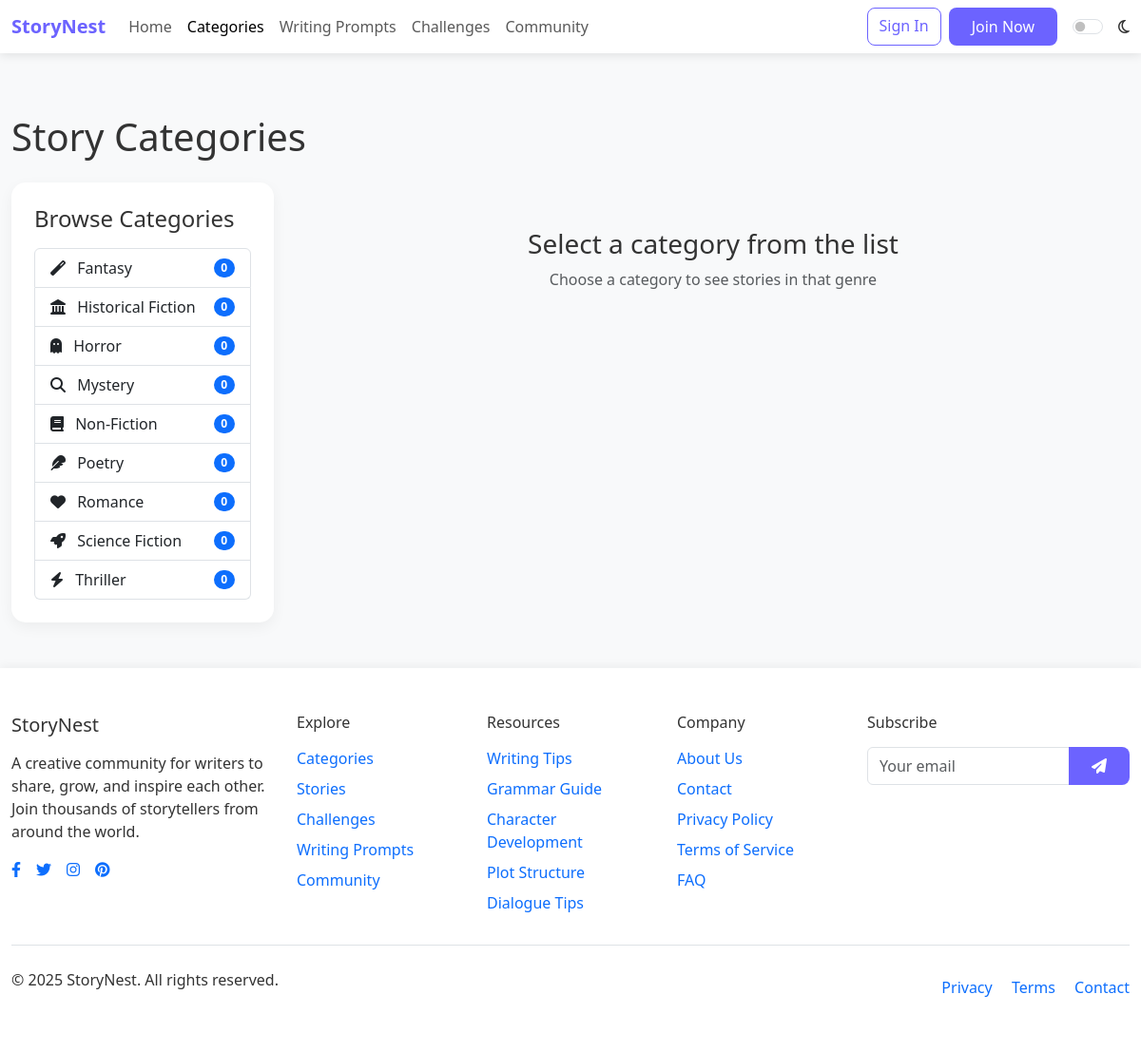
/categories.php, run on the app's committed database.
### tables this page shows
CREATE TABLE IF NOT EXISTS categories (
    id INT PRIMARY KEY AUTO_INCREMENT,
    name VARCHAR(50) NOT NULL,
    description TEXT,
    icon VARCHAR(50)
);

### categories.php (the view, shortened to what this page needs)
<?php
require_once "config.php";
try {
    $stmt = $conn->prepare("
        SELECT c.*, COUNT(s.id) as story_count
        FROM categories c
        LEFT JOIN stories s ON c.id = s.category_id AND s.status = 'published'
        GROUP BY c.id
        ORDER BY c.name
    ");
    $stmt->execute();
    $categories = $stmt->fetchAll();
} catch(PDOException $e) {
    $categories = [];
}
$selected_category = null;
$category_stories = [];
include_once "includes/header.php";
?>
<div class="container py-5">
    <h1 class="mb-4">Story Categories</h1>
    <div class="row">
        <div class="col-lg-3">
            <div class="sidebar-container">
                <h4 class="mb-3">Browse Categories</h4>
                <div class="list-group">
                    <?php foreach ($categories as $category): ?>
                        <a href="categories.php?id=<?php echo $category['id']; ?>" class="list-group-item list-group-item-action d-flex justify-content-between align-items-center <?php echo (isset($selected_category) && $selected_category['id'] == $category['id']) ? 'active' : ''; ?>">
                            <div>
                                <i class="fas <?php echo htmlspecialchars($category['icon']); ?> me-2"></i>
                                <?php echo htmlspecialchars($category['name']); ?>
                            </div>
                            <span class="badge bg-primary rounded-pill"><?php echo $category['story_count']; ?></span>
                        </a>
                    <?php endforeach; ?>
                </div>
            </div>
        </div>
        <div class="col-lg-9">
            <?php if ($selected_category): ?>
                <div class="editor-container">
                    <div class="d-flex align-items-center mb-4">
                        <div class="category-icon me-3">
                            <i class="fas <?php echo htmlspecialchars($selected_category['icon']); ?>"></i>
                        </div>
                        <div>
                            <h2 class="mb-1"><?php echo htmlspecialchars($selected_category['name']); ?></h2>
                            <p class="text-muted mb-0"><?php echo htmlspecialchars($selected_category['description']); ?></p>
                        </div>
                    </div>
                    <hr>
                    <?php if (count($category_stories) > 0): ?>
                        <div class="row">
                            <?php foreach ($category_stories as $story): ?>
                                <div class="col-md-6 mb-4">
                                    <div class="card h-100">
                                        <div class="card-body">
                                            <h5 class="card-title"><?php echo htmlspecialchars($story['title']); ?></h5>
                                            <p class="story-meta mb-3">
                                                <span class="me-3"><i class="fas fa-user me-1"></i> <?php echo htmlspecialchars($story['display_name'] ?: $story['username']); ?></span>
                                                <span><i class="fas fa-calendar me-1"></i> <?php echo date('M j, Y', strtotime($story['created_at'])); ?></span>
                                            </p>
                                            <p class="card-text"><?php echo htmlspecialchars(substr(strip_tags($story['excerpt'] ?: $story['content']), 0, 120) . '...'); ?></p>
                                        </div>
                                        <div class="card-footer bg-transparent border-0">
                                            <div class="d-flex justify-content-between align-items-center">
                                                <a href="story.php?id=<?php echo $story['id']; ?>" class="btn btn-sm btn-outline-primary">Read</a>
                                                <div>
                                                    <span class="me-2"><i class="fas fa-heart me-1"></i> <?php echo $story['likes_count']; ?></span>
                                                    <span><i class="fas fa-comment me-1"></i> <?php echo $story['comments_count']; ?></span>
                                                </div>
                                            </div>
                                        </div>
                                    </div>
                                </div>
                            <?php endforeach; ?>
                        </div>
                    <?php else: ?>
                        <div class="text-center py-5">
                            <div class="mb-3">
                                <i class="fas fa-book-open text-muted" style="font-size: 3rem;"></i>
                            </div>
                            <h4>No stories in this category yet</h4>
                            <p class="text-muted">Be the first to publish a story in this category!</p>
                            <?php if (isLoggedIn()): ?>
                                <a href="create-story.php" class="btn btn-primary mt-2">Write a Story</a>
                            <?php else: ?>
                                <a href="login.php" class="btn btn-primary mt-2">Sign In to Write</a>
                            <?php endif; ?>
                        </div>
                    <?php endif; ?>
                </div>
            <?php else: ?>
                <div class="text-center py-5">
                    <h3>Select a category from the list</h3>
                    <p class="text-muted">Choose a category to see stories in that genre</p>
                </div>
            <?php endif; ?>
        </div>
    </div>
</div>
<?php
include_once "includes/footer.php";
?>

### assets/css/darkmode.css (style rules this page uses)
:root { --primary-color: #6c63ff; --secondary-color: #f9f9fa; --text-color: #333; --light-text: #777; --accent-color: #ff6584; --bg-color: #ffffff; --card-bg: #ffffff; --border-color: #e9ecef; --footer-bg: #f8f9fa; --input-bg: #ffffff; --input-border: #ced4da; }
body, .card, .editor-container, .sidebar-container, .navbar, .dropdown-menu, .form-control, .btn, .nav-tabs, .list-group-item, .footer { transition: background-color 0.3s ease, color 0.3s ease, border-color 0.3s ease; }

### includes/header.php (style rules this page uses)
:root { --primary-color: #6c63ff; --secondary-color: #f9f9f9; --text-color: #333; --light-text: #777; --accent-color: #ff6584; }
body { font-family: 'Segoe UI', Tahoma, Geneva, Verdana, sans-serif; color: var(--text-color); background-color: #f8f9fa; }
.container { max-width: 1200px; }
.sidebar-container { background: white; border-radius: 15px; box-shadow: 0 5px 15px rgba(0,0,0,0.05); padding: 1.5rem; height: fit-content; }

### data on the page
categories: name "Fantasy", story_count "0"
categories: name "Historical Fiction", story_count "0"
categories: name "Horror", story_count "0"
categories: name "Mystery", story_count "0"
categories: name "Non-Fiction", story_count "0"
categories: name "Poetry", story_count "0"
categories: name "Romance", story_count "0"
categories: name "Science Fiction", story_count "0"
categories: name "Thriller", story_count "0"
